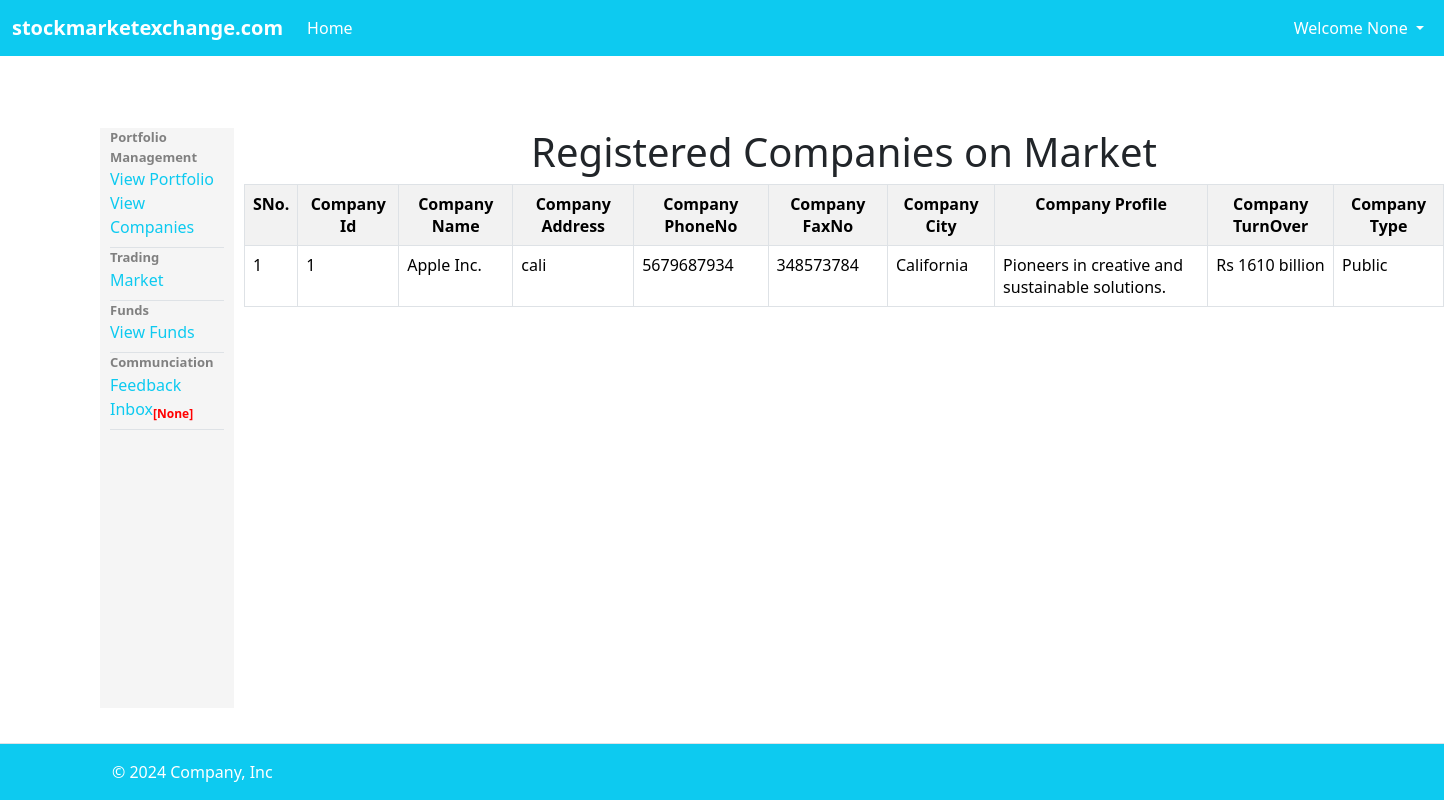
Screenshot of /viewcompany with the database file from the repository.
### tables this page shows
CREATE TABLE Companies (CompanyId VARCHAR(255),CompanyName VARCHAR(255),Symbol VARCHAR(255),CompanyAddress VARCHAR(255),CompanyPhoneNo VARCHAR(255),CompanyFaxNo VARCHAR(255),CompanyCity VARCHAR(255),CompanyProfile VARCHAR(255),CompanyTurnover DECIMAL(12,2),CompanyType VARCHAR(255),CompanyUsername VARCHAR(255),CompanyPassword VARCHAR(255));

### app.py (the view)
@app.route('/viewcompany')
def viewcompany():
    Username1 = session.get('Username')
    tips = session.get('tips')
    with sqlite3.connect('database.db') as con:
        cur = con.cursor()
        cur.execute('SELECT rowid,  CompanyId   ,CompanyName   ,CompanyAddress   ,CompanyPhoneNo   ,CompanyFaxNo   ,CompanyCity   ,CompanyProfile   ,CompanyTurnover   ,CompanyType    FROM Companies')
        rows = cur.fetchall()
        con.commit()
        return render_template("viewcompany.html",rows=rows,Username1=Username1,tips=tips)

### templates/viewcompany.html (shortened to what this page needs)
{% extends "userlogin.html" %}
{% block body %}
<h1 style="text-align: center;">Registered Companies on Market</h1>
<table style="width: 1200px;" class="table table-striped table-bordered">
    <tr style="text-align: center;">
        <th>SNo.</th>
        <th>Company Id</th>
        <th>Company Name</th>
        <th>Company Address</th>
        <th>Company PhoneNo</th>
        <th>Company FaxNo</th>
        <th>Company City</th>
        <th>Company Profile</th>
        <th>Company TurnOver</th>
        <th>Company Type</th>
    </tr>
    {% for row in rows %}
    <tr>
        <td>{{ row[0] }}</td>
        <td>{{ row[1] }}</td>
        <td>{{ row[2] }}</td>
        <td>{{ row[3] }}</td>
        <td>{{ row[4] }}</td>
        <td>{{ row[5] }}</td>
        <td>{{ row[6] }}</td>
        <td>{{ row[7] }}</td>
        <td>Rs {{ row[8] }}</td>
        <td>{{ row[9] }}</td>
    </tr>
    {% endfor %}
</table>
{% endblock %}

### rows the page displays
Companies: rowid "1", CompanyId "1", CompanyName "Apple Inc.", CompanyAddress "cali", CompanyPhoneNo "5679687934", CompanyFaxNo "348573784", CompanyCity "California", CompanyProfile "Pioneers in creative and sustainable solutions.", CompanyTurnover "1610 billion", CompanyType "Public"

### other values shown
{{ Username1 }} "None"
{{ tips }} "None"
